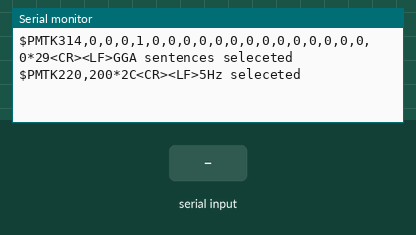
Recording of a sketch running on a simulated Arduino Uno, built with avr-gcc and run on an emulated ATmega328P. Shown: the last lines printed to the serial monitor. Inputs (shaded band) come from the test bench. Storage starts empty.

Above: at 1.2 s.
1.3 s: "1$" received over Serial
At 2.5 s:
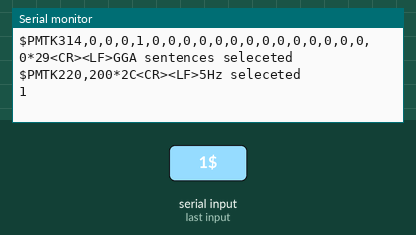
2.8 s: "0$" received over Serial
At 3.8 s:
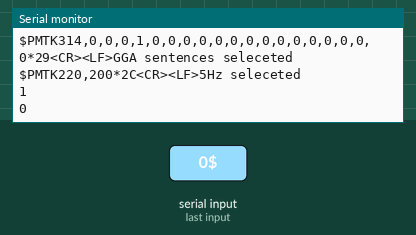
4.3 s: "2$" received over Serial
At 4.9 s:
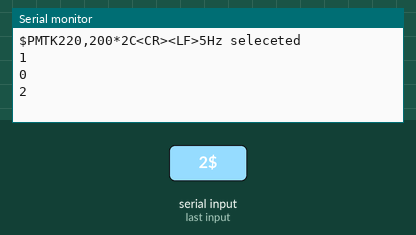

Measured:
- after the input at 1.3 s, the serial monitor: prints a new line at once (image 1)
- after the input at 2.8 s, the serial monitor: prints a new line at once (image 2)
- after the input at 4.3 s, the serial monitor: prints a new line at once (image 3)

The sketch:

GPSTest.ino
```cpp
#include <SD.h>
String data;
File GPST;

void setup() {
    Serial.begin(9600);
    Serial.write("$PMTK314,0,0,0,1,0,0,0,0,0,0,0,0,0,0,0,0,0,0,0*29<CR><LF>");
    Serial.println("GGA sentences seleceted");
    Serial.write("$PMTK220,200*2C<CR><LF>");
    Serial.println("5Hz seleceted");
    SD.begin(10);

}

void loop() {
    //Serial.println("Before read string until");
    data = Serial.readStringUntil('$');
    //Serial.println("After read string until");
    Serial.println(data);
    GPST = SD.open("GPST.txt", FILE_WRITE);
    GPST.println(data);
    GPST.close();
}
```
